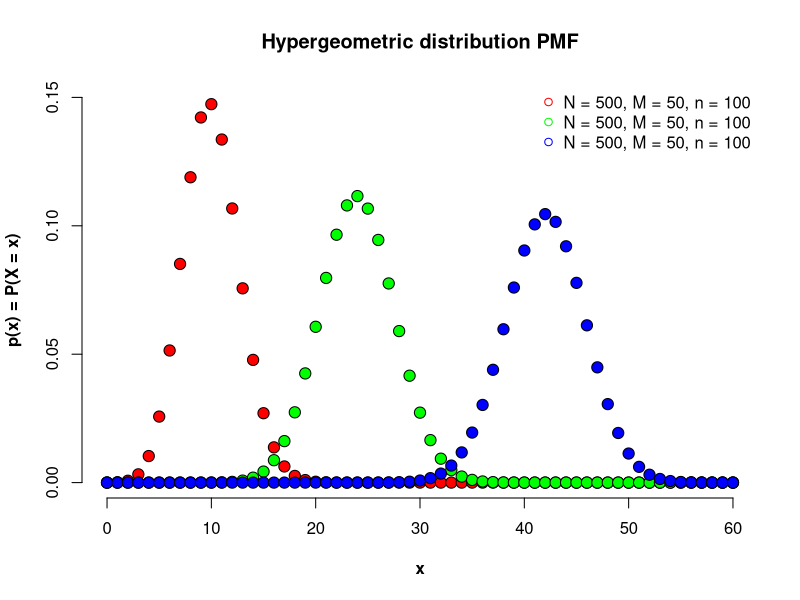

Reproduce this figure in R.
svg("Hyper_PMF.svg")

plot(xlim = c(0, 60), ylim = c(0, 0.15), x = "",
     main = "Hypergeometric distribution PMF", xlab = "x",
     ylab = "p(x) = P(X = x)", bty = 'n', font.lab = 2)

points(0:60, dhyper(0:60, n = 450, m = 50, k = 100),
       type = 'p', pch = 21, cex = 1.5, bg = "red", col = "black")
points(0:60, dhyper(0:60, n = 440, m = 60, k = 200),
       type = 'p', pch = 21, cex = 1.5, bg = "green", col = "black")
points(0:60, dhyper(0:60, n = 430, m = 70, k = 300),
       type = 'p', pch = 21, cex = 1.5, bg = "blue", col = "black")

legend('topright', legend = c('N = 500, M = 50, n = 100',
			      'N = 500, M = 50, n = 100', 
			      'N = 500, M = 50, n = 100'),
       col = c('red', 'green', 'blue'), pch = 21, bty = 'n')

dev.off()
